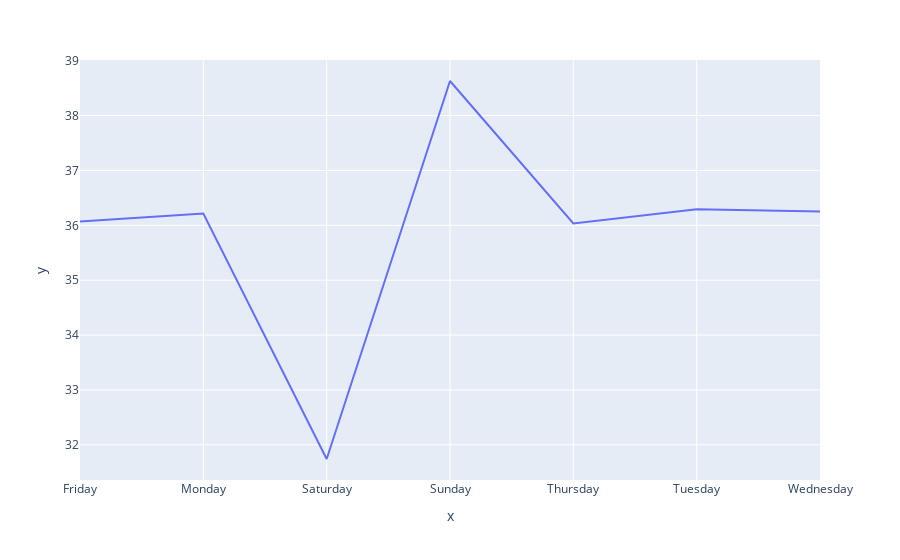

Notebook code cell kept with this figure:
### Code cell
fig=px.line(x=day_deviations.index,y=day_deviations.values)
pyo.iplot(fig)

### Figure 1 — Plotly figure (JSON) as saved in the notebook; plotly's stock layout.template omitted (floating-point values rounded to 4 significant figures)
{"data": [{"hovertemplate": "x=%{x}<br>y=%{y}<extra></extra>", "legendgroup": "", "line": {"color": "#636efa", "dash": "solid"}, "marker": {"symbol": "circle"}, "mode": "lines", "name": "", "orientation": "v", "showlegend": false, "type": "scatter", "x": ["Friday", "Monday", "Saturday", "Sunday", "Thursday", "Tuesday", "Wednesday"], "xaxis": "x", "y": [36.07, 36.21, 31.74, 38.63, 36.03, 36.29, 36.25], "yaxis": "y"}], "layout": {"legend": {"tracegroupgap": 0}, "margin": {"t": 60}, "xaxis": {"anchor": "y", "domain": [0, 1], "title": {"text": "x"}}, "yaxis": {"anchor": "x", "domain": [0, 1], "title": {"text": "y"}}}}
